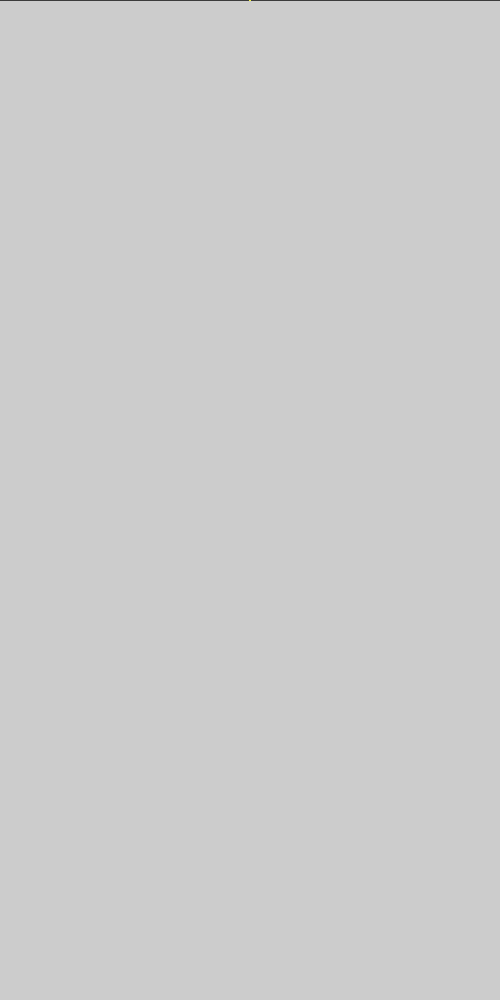
Frame 1 (no input)
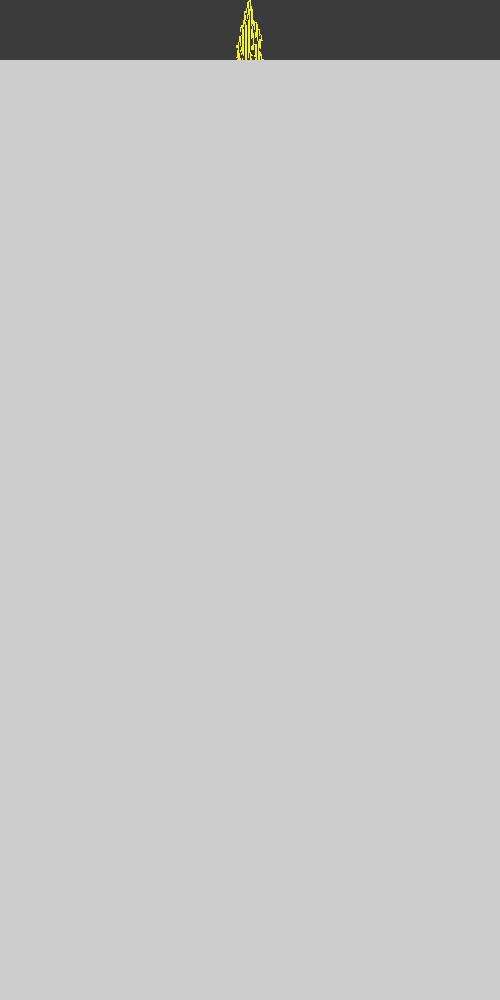
Frame 60 (the mouse pressed at the canvas centre just before this capture)
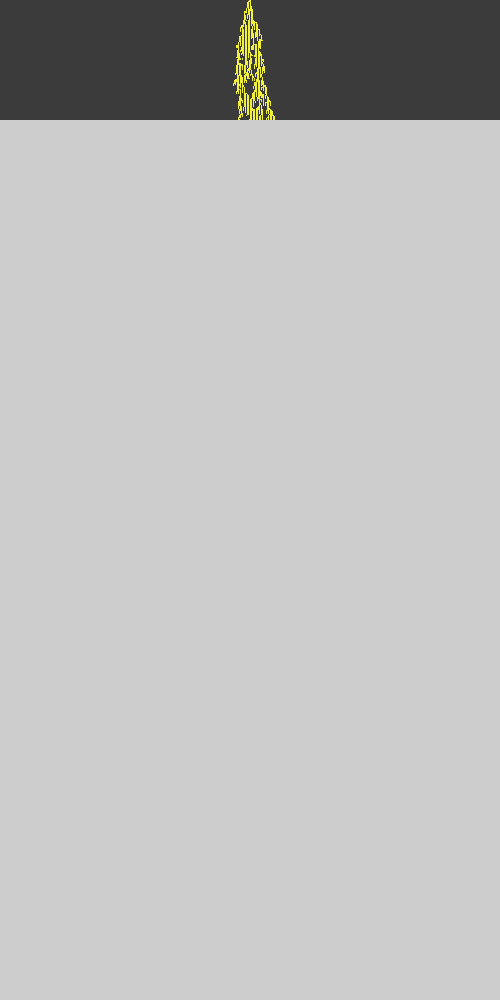
Frame 120 (the mouse held since frame 60 and released just before this capture)

The Processing sketch that drew these frames (run headless with seeded random() and noise(); from frame 60 on, the mouse is pressed at the canvas centre):

// Processing sketch: automat_wzrost1D_6
// ── automat_wzrost1D_6.pde
//Jednowymiarowy, probabilistyczny automat komórkowy - reguła "nie lubię mieć za dużo sąsiadów"
//-////////////////////////////////////////////////////////////////////////////////////////////////////////////////
int WorldSize=500; //Ile chcemy elementów w linii?
int[] World=new int[WorldSize]; //Tworzenie tablicy - w Processingu zawsze za pomocą alokacji

void setup()
{
size(500,1000);    //Okno bardziej pionowe niż poziome 

//for(int i=0;i<World.length;i++) //Zerowanie tablicy - gdyby było potrzebne. Wydruk tablicy pokaże czy jest
//    World[i]=0;

World[WorldSize/2]=1; //Zarodek 1
World[WorldSize/2-1]=1; //Zarodek 2 - po co?
frameRate(100);
}


int t=0;
void draw()
{
  if(t>999) return; //Nic już nie ma do narysowania 
  
  for(int i=0;i<World.length;i++) //Wizualizacja czyli "rysowanie na ekranie" 
  {
    if(World[i]>0) stroke(255,255,0);
    else           stroke(0);
    point(i,t);
  }
  
  int N=World.length/3; //Tylko 1/3 komórek zmienia swój stan
  for(int j=0;j<N;j++) //Zmiana stanu automatu
  {
       int i=int(random(World.length)); //Funkcja random() produkuje float, więc trzeba zmienić typ wyniku (i obciąć część ułamkową) 
       
       //Reguła -  "nie lubię mieć za dużo sąsiadów"
       //Zamiast ignorować brzegi można zrobić liczenie indeksów sąsiadów z zawijaniem dzięki reszcie z dzielenia
       int right = (i+1) % WorldSize;      
       int left  = (WorldSize+i-1) % WorldSize;
       int ileich= 0; //Ile żywych sąsiadów?
       
       if(World[left]>0) //Nie jest zerem czyli jest "żywy"
        ileich++;
       
       if(World[right]>0) //Nie jest zerem czyli jest "żywy"
         ileich++;
         
       if(ileich==1) World[i]=1; //Tylko posiadanie jednego sąsiada jest poprawne
       else World[i]=0; //Umiera z samotności albo z tłoku
   }
   
   t++; //Kolejne pokolenie/krok/rok
}
